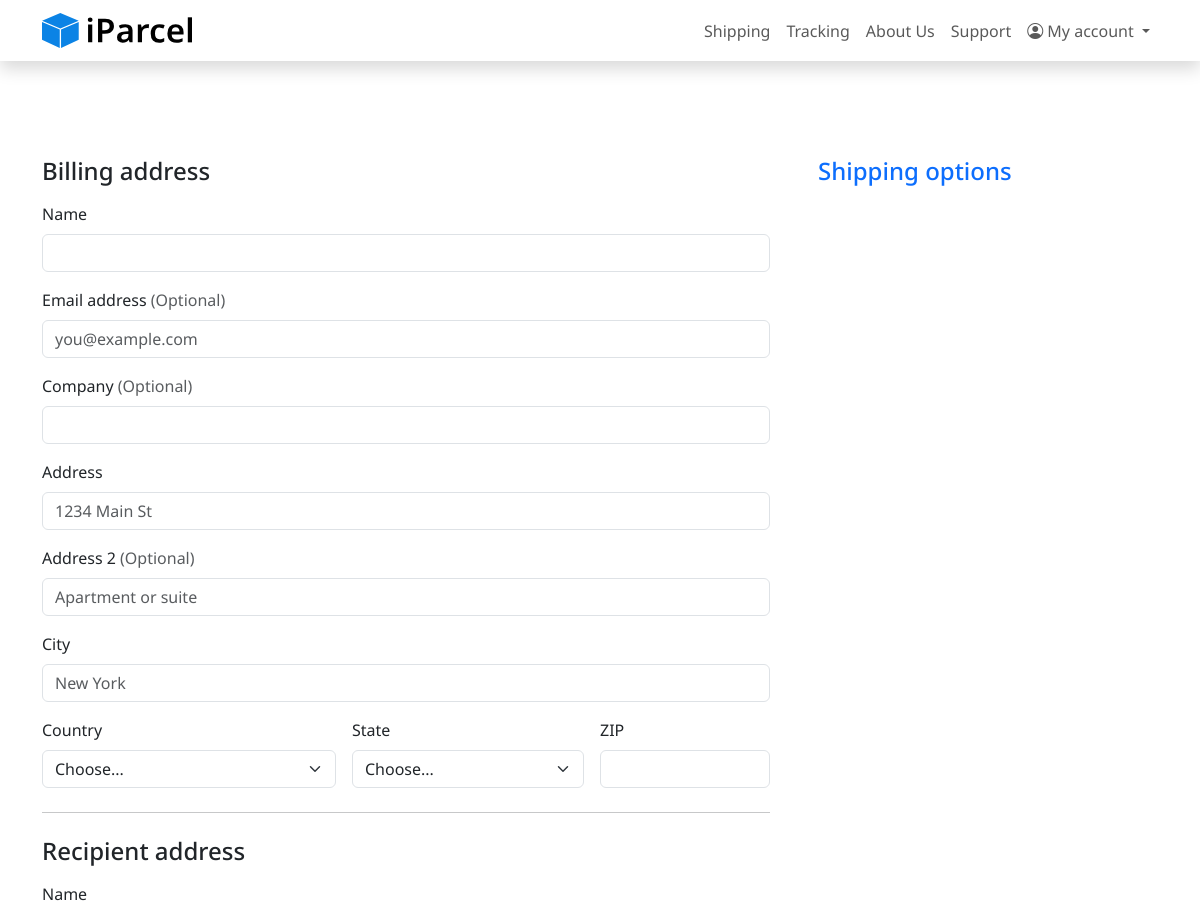
The page /newshipping.php (upper part) on the database as committed earlier.
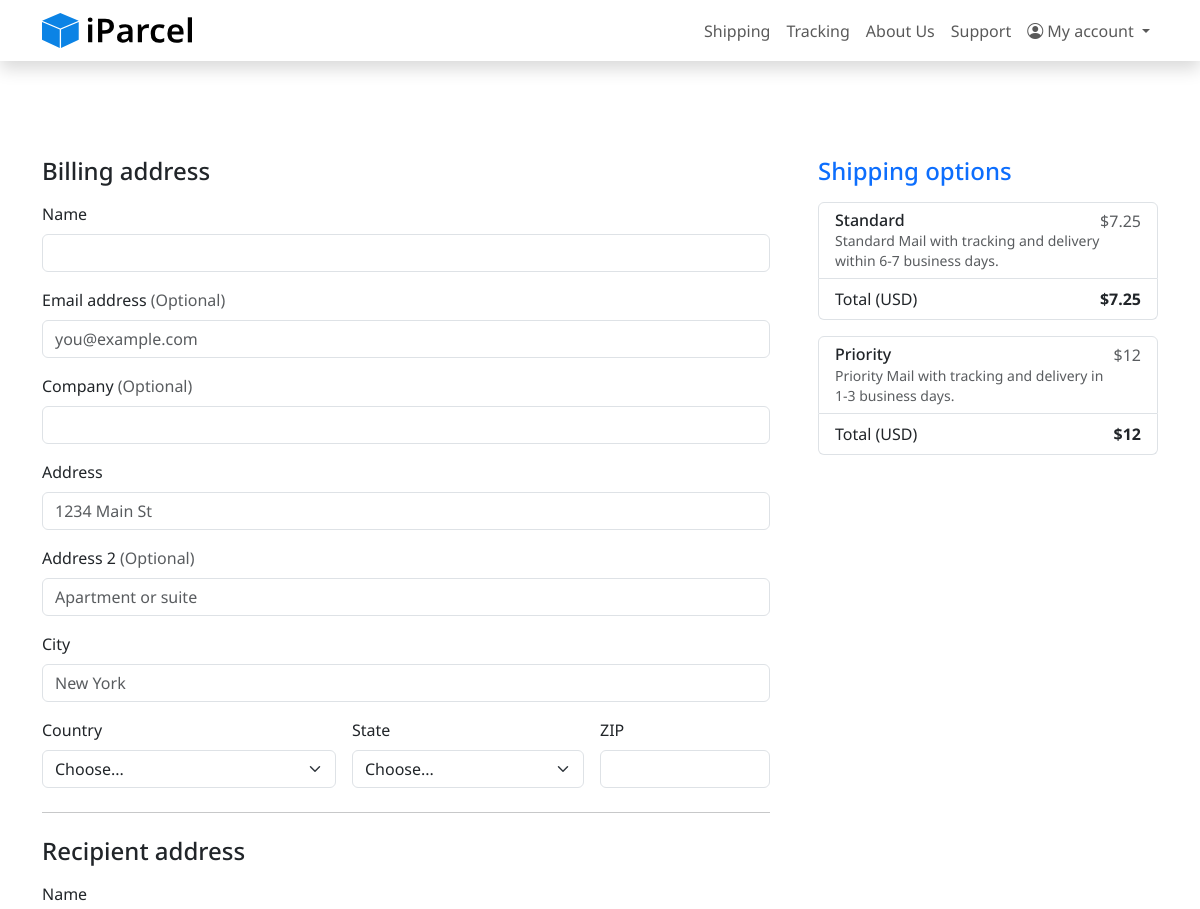
The same page on the database as committed later.
### tables this page shows
CREATE TABLE IF NOT EXISTS `parcel_method` (
  `parcel_method_id` int NOT NULL AUTO_INCREMENT,
  `name` varchar(50) NOT NULL DEFAULT '',
  `description` varchar(225) DEFAULT NULL,
  `price` float NOT NULL DEFAULT '0',
  PRIMARY KEY (`parcel_method_id`)
);

### newshipping.php (the view, shortened to what the changed rows need)
<?php
require_once 'globals.include.php';
$stmt = $dbConn->prepare("SELECT * FROM parcel_method");
$stmt->execute();
$parcelMethods = $stmt->fetchAll();
?>
<!DOCTYPE html>
<html>
<head>
    <link href="https://cdn.jsdelivr.net/npm/bootstrap@5.3.0-alpha1/dist/css/bootstrap.min.css" rel="stylesheet">
    <link href="https://cdn.jsdelivr.net/npm/bootstrap-icons@1.10.3/font/bootstrap-icons.css" rel="stylesheet">
    <link href="css/style.css" rel="stylesheet">
</head>
<body>
    <div class="px-4 py-5 my-5">
        <div class="container">
            <div class="row g-5">
                <div class="col-md-5 col-lg-4 order-md-last">
                    <?php foreach ($parcelMethods as $parcelMethod) : ?>
                        <ul class="list-group mb-3" id="cart">
                            <li class="list-group-item d-flex justify-content-between lh-sm">
                                <div>
                                    <h6 class="my-0"><?= $parcelMethod["name"]; ?></h6>
                                    <small class="text-body-secondary"><?= $parcelMethod["description"]; ?></small>
                                </div>
                                <span class="text-body-secondary">$<?= $parcelMethod["price"]; ?></span>
                            </li>
                            <li class="list-group-item d-flex justify-content-between">
                                <span>Total (USD)</span>
                                <strong>$<?= $parcelMethod["price"]; ?></strong>
                            </li>
                        </ul>
                    <?php endforeach; ?>
                </div>
            </div>
        </div>
    </div>
</body>
</html>

Rows that differ between the two databases and show on the page:
added parcel_method: name "Standard", description "Standard Mail with tracking and delivery within 6-7 business days.", price "7.25"
added parcel_method: name "Priority", description "Priority Mail with tracking and delivery in 1-3 business days.", price "12"
